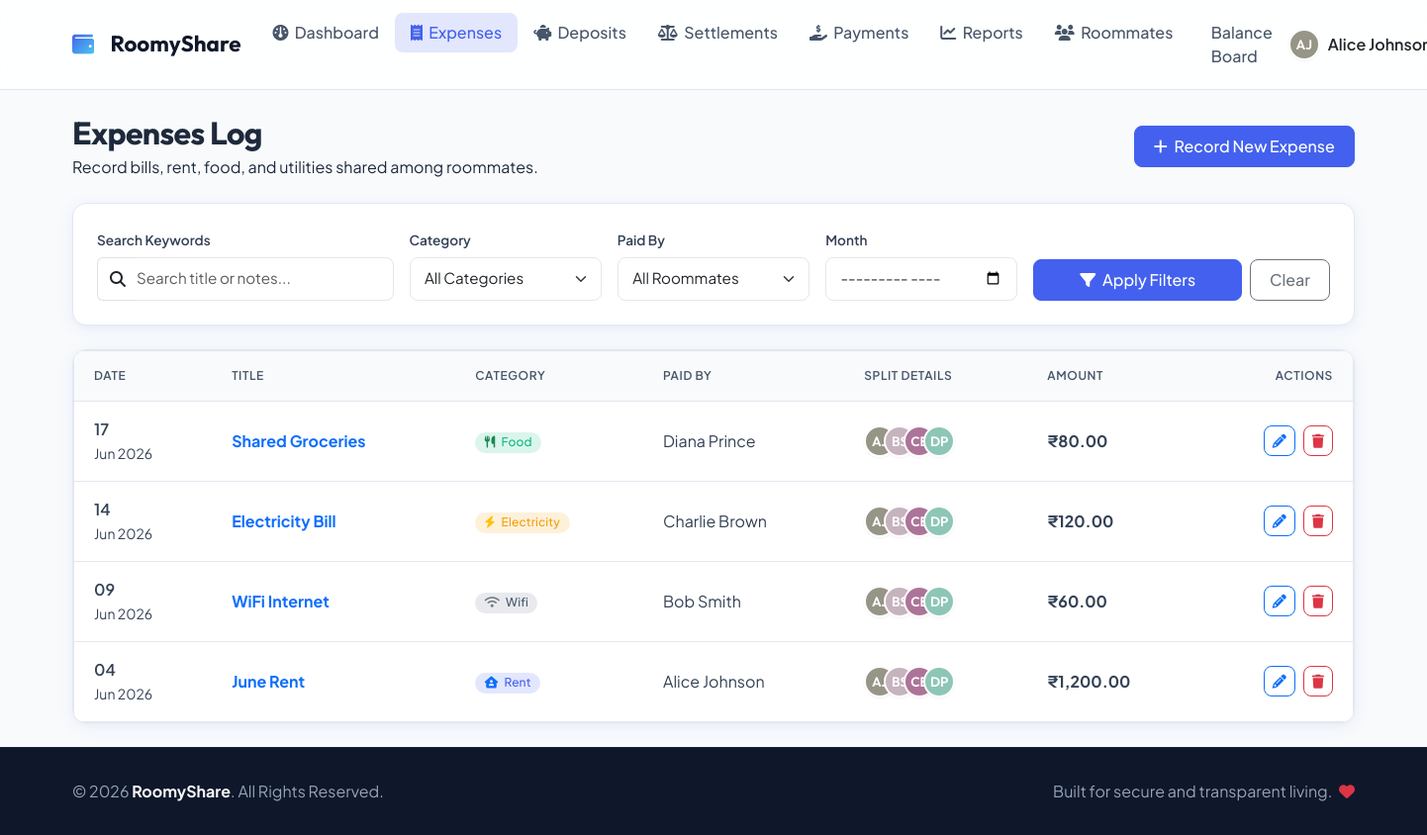
Page /expenses.php (signed in) on the committed database.
### tables this page shows
CREATE TABLE IF NOT EXISTS `expenses` (
  `id` INT AUTO_INCREMENT PRIMARY KEY,
  `title` VARCHAR(150) NOT NULL,
  `category` ENUM('rent', 'electricity', 'water', 'wifi', 'food', 'maintenance', 'other') NOT NULL,
  `amount` DECIMAL(10,2) NOT NULL,
  `paid_by` INT NOT NULL,
  `date` DATE NOT NULL,
  `notes` TEXT DEFAULT NULL,
  `attachment` VARCHAR(255) DEFAULT NULL,
  `split_type` ENUM('equal', 'custom') NOT NULL DEFAULT 'equal',
  `created_by` INT NOT NULL,
  `created_at` TIMESTAMP DEFAULT CURRENT_TIMESTAMP,
  FOREIGN KEY (`paid_by`) REFERENCES `members` (`id`) ON DELETE CASCADE,
  FOREIGN KEY (`created_by`) REFERENCES `members` (`id`) ON DELETE CASCADE
);

CREATE TABLE IF NOT EXISTS `members` (
  `id` INT AUTO_INCREMENT PRIMARY KEY,
  `name` VARCHAR(100) NOT NULL,
  `email` VARCHAR(100) NOT NULL UNIQUE,
  `phone` VARCHAR(20) DEFAULT NULL,
  `password_hash` VARCHAR(255) NOT NULL,
  `role` ENUM('admin', 'member') NOT NULL DEFAULT 'member',
  `status` ENUM('active', 'inactive') NOT NULL DEFAULT 'active',
  `avatar` VARCHAR(255) DEFAULT NULL,
  `created_at` TIMESTAMP DEFAULT CURRENT_TIMESTAMP
);

### includes/auth.php (called while the page is built, shortened)
<?php
function is_admin() {
    return (isset($_SESSION['user_role']) && $_SESSION['user_role'] === 'admin');
}
function sanitize($data) {
    if (is_array($data)) {
        foreach ($data as $key => $value) {
            $data[$key] = sanitize($value);
        }
    } else {
        $data = trim($data);
        $data = stripslashes($data);
        $data = htmlspecialchars($data, ENT_QUOTES, 'UTF-8');
    }
    return $data;
}

### includes/functions.php (called while the page is built, shortened)
<?php
function format_currency($amount) {
    return '₹' . number_format((float)$amount, 2);
}
function get_category_icon($category) {
    switch ($category) {
        case 'rent':
            return 'fa-house-user text-primary';
        case 'electricity':
            return 'fa-bolt text-warning';
        case 'wifi':
            return 'fa-wifi text-secondary';
        case 'food':
            return 'fa-utensils text-success';
    }
}
function get_avatar_initials($name) {
    $words = explode(" ", $name);
    $initials = "";
    $count = 0;
    foreach ($words as $w) {
        if ($count < 2 && !empty($w)) {
            $initials .= strtoupper($w[0]);
            $count++;
        }
    }
    return $initials ?: '?';
}
function get_avatar_bg($name) {
    $hash = md5($name);
    $r = hexdec(substr($hash, 0, 2)) % 100 + 100;
    $g = hexdec(substr($hash, 2, 2)) % 100 + 100;
    $b = hexdec(substr($hash, 4, 2)) % 100 + 100;
    return "rgb($r, $g, $b)";
}

### expenses.php (the view, shortened to what this page needs)
<?php
require_once 'config/database.php';
require_once 'includes/auth.php';
require_once 'includes/functions.php';
$user_id = $_SESSION['user_id'];
$is_admin = is_admin();
$search = trim($_GET['search'] ?? '');
$month_filter = $_GET['month'] ?? '';
$where_clause = "";
$sql = "SELECT e.id, e.title, e.category, e.amount, e.paid_by, e.date, e.notes, e.attachment, e.split_type, e.created_by, m_paid.name AS payer_name, m_created.name AS creator_name FROM expenses e JOIN members m_paid ON e.paid_by = m_paid.id JOIN members m_created ON e.created_by = m_created.id $where_clause ORDER BY e.date DESC, e.id DESC";
$stmt = $conn->prepare($sql);
$stmt->execute();
$res = $stmt->get_result();
$expenses_list = [];
$expense_ids = [];
while ($row = $res->fetch_assoc()) {
    $expenses_list[] = $row;
    $expense_ids[] = (int)$row['id'];
}
$splits_map = [];
if (!empty($expense_ids)) {
    $ids_placeholder = implode(",", $expense_ids);
    $splits_query = "SELECT es.expense_id, es.member_id, es.amount, m.name AS roommate_name FROM expense_splits es JOIN members m ON es.member_id = m.id WHERE es.expense_id IN ($ids_placeholder)";
    $s_res = $conn->query($splits_query);
    while ($s_row = $s_res->fetch_assoc()) {
        $splits_map[(int)$s_row['expense_id']][] = [
            'member_id' => (int)$s_row['member_id'],
            'roommate_name' => $s_row['roommate_name'],
            'amount' => (float)$s_row['amount']
        ];
    }
}
require_once 'includes/header.php';
?>
<div class="row mb-4 align-items-center">
    <div class="col-sm-8 mb-3 mb-sm-0">
        <h2 class="fw-bold text-slate-900 mb-1">Expenses Log</h2>
        <p class="text-slate-500 mb-0">Record bills, rent, food, and utilities shared among roommates.</p>
    </div>
    <div class="col-sm-4 text-sm-end">
        <a href="add_expense.php" class="btn btn-primary">
            <i class="fa-solid fa-plus me-1"></i> Record New Expense
        </a>
    </div>
</div>
<div class="card card-custom p-4 mb-4">
    <form action="expenses.php" method="GET" autocomplete="off">
        <div class="row g-3">
            <div class="col-md-3">
                <label class="form-label form-label-custom" for="search">Search Keywords</label>
                <div class="input-group">
                    <span class="input-group-text bg-white border-end-0 text-slate-400"><i class="fa-solid fa-magnifying-glass"></i></span>
                    <input type="text" class="form-control form-control-custom border-start-0 ps-0" id="search" name="search" placeholder="Search title or notes..." value="<?php echo sanitize($search); ?>">
                </div>
            </div>
            <div class="col-md-2">
                <label class="form-label form-label-custom" for="category">Category</label>
                <select class="form-select form-control-custom" id="category" name="category">
                    <option value="">All Categories</option>
                </select>
            </div>
            <div class="col-md-2">
                <label class="form-label form-label-custom" for="paid_by">Paid By</label>
                <select class="form-select form-control-custom" id="paid_by" name="paid_by">
                    <option value="0">All Roommates</option>
                </select>
            </div>
            <div class="col-md-2">
                <label class="form-label form-label-custom" for="month">Month</label>
                <input type="month" class="form-control form-control-custom" id="month" name="month" value="<?php echo sanitize($month_filter); ?>">
            </div>
            <div class="col-md-3 d-flex align-items-end gap-2">
                <button type="submit" class="btn btn-primary w-100 py-2.5">
                    <i class="fa-solid fa-filter me-1"></i> Apply Filters
                </button>
                <a href="expenses.php" class="btn btn-outline-secondary py-2.5">
                    Clear
                </a>
            </div>
        </div>
    </form>
</div>
<div class="card card-custom p-0">
    <?php if (empty($expenses_list)): ?>
        <div class="text-center py-5">
            <span class="text-slate-400"><i class="fa-regular fa-receipt d-block fs-1 mb-2"></i>No expenses match your criteria.</span>
        </div>
    <?php else: ?>
        <div class="table-responsive table-responsive-custom">
            <table class="table table-custom">
                <thead>
                    <tr>
                        <th>Date</th>
                        <th>Title</th>
                        <th>Category</th>
                        <th>Paid By</th>
                        <th>Split Details</th>
                        <th>Amount</th>
                        <th class="text-end">Actions</th>
                    </tr>
                </thead>
                <tbody>
                    <?php foreach ($expenses_list as $exp): ?>
                        <?php
                        $exp_id = (int)$exp['id'];
                        $splits = $splits_map[$exp_id] ?? [];
                        ?>
                        <tr>
                            <td>
                                <div class="fw-semibold text-slate-900"><?php echo date("d", strtotime($exp['date'])); ?></div>
                                <small class="text-slate-500"><?php echo date("M Y", strtotime($exp['date'])); ?></small>
                            </td>
                            <td>
                                <a href="#" class="text-decoration-none fw-bold text-slate-800 detail-trigger"
                                   data-id="<?php echo $exp_id; ?>"
                                   data-title="<?php echo sanitize($exp['title']); ?>"
                                   data-amount="<?php echo format_currency($exp['amount']); ?>"
                                   data-payer="<?php echo sanitize($exp['payer_name']); ?>"
                                   data-date="<?php echo date("F d, Y", strtotime($exp['date'])); ?>"
                                   data-category="<?php echo ucfirst($exp['category']); ?>"
                                   data-splittype="<?php echo ucfirst($exp['split_type']); ?>"
                                   data-creator="<?php echo sanitize($exp['creator_name']); ?>"
                                   data-notes="<?php echo !empty($exp['notes']) ? sanitize($exp['notes']) : 'No description provided'; ?>"
                                   data-attachment="<?php echo !empty($exp['attachment']) ? $exp['attachment'] : ''; ?>"
                                   data-splits="<?php echo sanitize(json_encode($splits)); ?>"
                                   data-bs-toggle="modal"
                                   data-bs-target="#expenseDetailModal">
                                    <?php echo sanitize($exp['title']); ?>
                                </a>
                            </td>
                            <td>
                                <span class="badge badge-custom badge-<?php echo $exp['category']; ?>">
                                    <i class="fa-solid <?php echo get_category_icon($exp['category']); ?> me-1"></i>
                                    <?php echo ucfirst($exp['category']); ?>
                                </span>
                            </td>
                            <td><?php echo sanitize($exp['payer_name']); ?></td>
                            <td>
                                <div class="avatar-group">
                                    <?php foreach ($splits as $s): ?>
                                        <div class="avatar-circle avatar-sm" style="background-color: <?php echo get_avatar_bg($s['roommate_name']); ?>;" title="<?php echo sanitize($s['roommate_name'] . ' owes ' . format_currency($s['amount'])); ?>">
                                            <?php echo get_avatar_initials($s['roommate_name']); ?>
                                        </div>
                                    <?php endforeach; ?>
                                </div>
                            </td>
                            <td class="fw-bold text-slate-900 fs-6"><?php echo format_currency($exp['amount']); ?></td>
                            <td class="text-end">
                                <div class="d-inline-flex gap-2">
                                    <?php if ($is_admin || (int)$exp['created_by'] === $user_id): ?>
                                        <a href="add_expense.php?id=<?php echo $exp_id; ?>" class="btn btn-sm btn-outline-primary py-1 px-2" title="Edit Expense">
                                            <i class="fa-solid fa-pencil"></i>
                                        </a>
                                        <a href="expenses.php?delete=<?php echo $exp_id; ?>" class="btn btn-sm btn-outline-danger py-1 px-2" title="Delete Expense" onclick="return confirmDelete('Are you sure you want to delete this expense? All associated splits will be permanently removed.')">
                                            <i class="fa-solid fa-trash"></i>
                                        </a>
                                    <?php endif; ?>
                                </div>
                            </td>
                        </tr>
                    <?php endforeach; ?>
                </tbody>
            </table>
        </div>
    <?php endif; ?>
</div>
<?php
require_once 'includes/footer.php';
?>

### assets/css/style.css (style rules this page uses)
:root { --font-heading: 'Outfit', sans-serif; --font-body: 'Plus Jakarta Sans', sans-serif; --primary: #4361ee; --primary-glow: rgba(67, 97, 238, 0.15); --secondary: #3f37c9; --accent: #4cc9f0; --success: #10b981; --success-glow: rgba(16, 185, 129, 0.15); --warning: #f59e0b; --warning-glow: rgba(245, 158, 11, 0.15); --danger: #ef4444; --danger-glow: rgba(239, 68, 68, 0.15); --info: #0ea5e9; --info-glow: rgba(14, 165, 233, 0.15); --slate-50: #f8fafc; --slate-100: #f1f5f9; --slate-200: #e2e8f0; --slate-300: #cbd5e1; --slate-400: #94a3b8; --slate-500: #64748b; --slate-600: #475569; --slate-700: #334155; --slate-800: #1e293b; --slate-900: #0f172a; --bg-app: #f8fafc; --bg-card: #ffffff; --border-color: #e2e8f0; --text-main: #1e293b; --text-muted: #64748b; --radius-sm: 8px; --radius-md: 14px; --radius-lg: 20px; --shadow-sm: 0 1px 3px 0 rgba(0, 0, 0, 0.05); --shadow-md: 0 4px 20px -2px rgba(67, 97, 238, 0.08), 0 2px 8px -1px rgba(0, 0, 0, 0.04); --shadow-lg: 0 10px 30px -5px rgba(67, 97, 238, 0.12), 0 4px 12px -2px rgba(0, 0, 0, 0.06); --transition: all 0.3s cubic-bezier(0.4, 0, 0.2, 1); }
body { font-family: var(--font-body); background-color: var(--bg-app); color: var(--text-main); min-height: 100vh; display: flex; flex-direction: column; overflow-x: hidden; }
h1, h2, h3, h4, h5, h6 { font-family: var(--font-heading); font-weight: 600; letter-spacing: -0.02em; }
.card-custom { background-color: var(--bg-card); border: 1px solid var(--border-color); border-radius: var(--radius-md); box-shadow: var(--shadow-md); transition: var(--transition); overflow: hidden; }
.avatar-circle { width: 42px; height: 42px; border-radius: 50%; display: flex; align-items: center; justify-content: center; font-weight: 600; font-family: var(--font-heading); color: #ffffff; box-shadow: var(--shadow-sm); border: 2px solid #ffffff; object-fit: cover; }
.avatar-sm { width: 32px; height: 32px; font-size: 0.85rem; }
.avatar-group { display: flex; align-items: center; }
.avatar-group .avatar-circle { margin-left: -12px; position: relative; z-index: 2; transition: var(--transition); }
.avatar-group .avatar-circle:first-child { margin-left: 0; }
.badge-custom { font-weight: 500; padding: 0.4em 0.8em; border-radius: 30px; font-size: 0.75rem; letter-spacing: 0.01em; }
.badge-rent { background: var(--primary-glow); color: var(--primary); }
.badge-electricity { background: var(--warning-glow); color: var(--warning); }
.badge-wifi { background: rgba(100, 116, 139, 0.15); color: var(--slate-600); }
.badge-food { background: var(--success-glow); color: var(--success); }
.btn { border-radius: var(--radius-sm); font-weight: 500; transition: var(--transition); padding: 0.5rem 1.2rem; }
.btn-primary { background-color: var(--primary); border-color: var(--primary); }
.table-responsive-custom { border-radius: var(--radius-sm); overflow: hidden; border: 1px solid var(--border-color); }
.table-custom { margin-bottom: 0; }
.table-custom th { background-color: var(--slate-50); color: var(--slate-600); font-weight: 600; text-transform: uppercase; font-size: 0.75rem; letter-spacing: 0.05em; padding: 1rem 1.25rem; border-bottom: 1px solid var(--border-color); }
.table-custom td { padding: 1rem 1.25rem; vertical-align: middle; border-bottom: 1px solid var(--border-color); color: var(--slate-700); }
.table-custom tr:last-child td { border-bottom: none; }
.table-custom tbody tr { transition: var(--transition); }
.form-control-custom { border: 1px solid var(--slate-200); border-radius: var(--radius-sm); padding: 0.6rem 0.9rem; font-size: 0.95rem; transition: var(--transition); }
.form-label-custom { font-weight: 600; font-size: 0.85rem; color: var(--slate-700); margin-bottom: 0.4rem; }

### rows in the picture
expenses: date "17", date "Jun 2026", title "Shared Groceries", category "Food", paid_by.name "Diana Prince", roommate_name "AJ", roommate_name "BS", roommate_name "CB", roommate_name "DP", amount "₹80.00"
expenses: date "14", date "Jun 2026", title "Electricity Bill", category "Electricity", paid_by.name "Charlie Brown", roommate_name "AJ", roommate_name "BS", roommate_name "CB", roommate_name "DP", amount "₹120.00"
expenses: date "09", date "Jun 2026", title "WiFi Internet", category "Wifi", paid_by.name "Bob Smith", roommate_name "AJ", roommate_name "BS", roommate_name "CB", roommate_name "DP", amount "₹60.00"
expenses: date "04", date "Jun 2026", title "June Rent", category "Rent", paid_by.name "Alice Johnson", roommate_name "AJ", roommate_name "BS", roommate_name "CB", roommate_name "DP", amount "₹1,200.00"

### other values in the picture
get_avatar_initials($_SESSION['user_name']) "AJ"
$_SESSION['user_name'] "Alice…"
